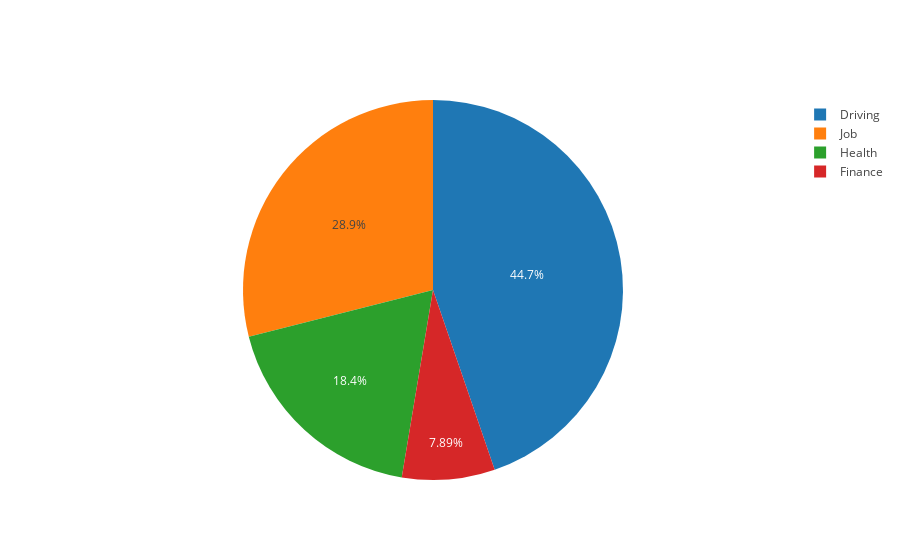

The notebook cell saved with this chart:
### Markdown cell above
## Plot examples
The following are some example of the types of plots that the system is capable of generating.  These plots utilize off-the-shelf visualization libraries and can be easily modified and/or extended for other datastreams.  Since stress is a core component of MD2K's research, it has been included within the Cerebral Cortex platform for direct use and these examples will utilize it for demonstration purposes.

### Pie Chart
In this example, the data is grouped into the major stressor categories, _Job, Driving, Finance, and Health_, and the relative breakdown of events are shown within the chart.  If you place your mouse cursor over the pie chart sections, you can see the actual number of events and a category label appear.  Try clicking on one or more of the labels in the legend on the right to disable/enable the data on the graph.

### Code cell
stress_stream.plot_stress_pie()

### Figure 1 — Plotly figure (JSON) as saved in the notebook; plotly's stock layout.template omitted (floating-point values rounded to 4 significant figures)
{"data": [{"labels": ["Driving", "Finance", "Health", "Job"], "type": "pie", "uid": "ac43bb8e-a6ba-4fae-a14e-0e764b851440", "values": [17, 3, 7, 11]}], "layout": {}}
